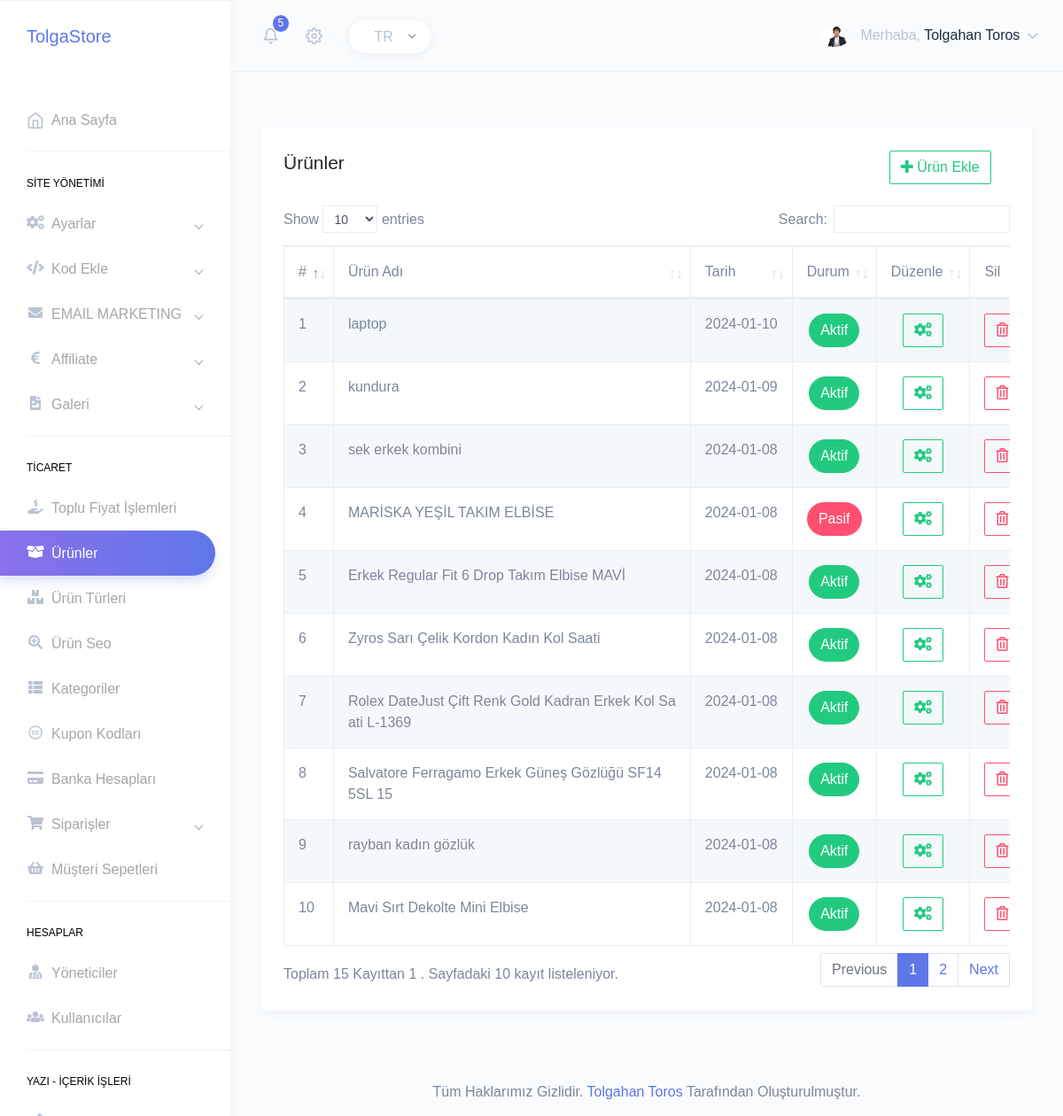
The app's page /src/html_/urunler.php (signed in) with its own data.
### tables this page shows
CREATE TABLE `urun` (
  `urun_id` int(11) NOT NULL,
  `kategori_id` int(11) NOT NULL,
  `varyant_id` int(11) NOT NULL,
  `urun_tur` int(11) NOT NULL,
  `urun_zaman` timestamp NOT NULL DEFAULT current_timestamp(),
  `urun_ad` varchar(400) NOT NULL,
  `urun_seourl` varchar(450) NOT NULL,
  `urun_title` varchar(100) NOT NULL,
  `urun_description` varchar(250) NOT NULL,
  `urun_detay` text NOT NULL,
  `urun_cinsiyet` enum('erkek','kadın','unisex','') NOT NULL,
  `urun_fiyat` int(11) NOT NULL,
  `urun_indirim` tinyint(2) NOT NULL,
  `urun_keyword` varchar(250) NOT NULL,
  `urun_barkod` varchar(250) NOT NULL,
  `urun_file` varchar(500) NOT NULL,
  `urun_stok` varchar(11) DEFAULT '0',
  `urun_durum` enum('0','1') NOT NULL DEFAULT '1',
  `urun_onecikar` enum('0','1') NOT NULL DEFAULT '0'
);

### src/netting/class.crud.php (called while the page is built, shortened)
<?php
class crud{
	public $db;
	private $dbhost=DBHOST;
	private $dbuser=DBUSER;
	private $dbpass=DBPWD;
	private $dbname=DBNAME;
	function __construct(){
		try {
			$this->db=new PDO('mysql:host='.$this->dbhost.';dbname='.$this->dbname.';charset=utf8',$this->dbuser,$this->dbpass);
		} catch (Exception $e) {
			die("Veritabanı Bağlantısı Başarısız: ".$e->getMessage());
		}
	}
public function read($table,$options=[]){
	try {
		if (isset($options['columns_name']) && empty($options['limit'])) {
			$stmt=$this->db->prepare("SELECT * FROM $table ORDER BY {$options['columns_name']} {$options['columns_sort']}");
		}elseif(isset($options['columns_name']) && isset($options['limit'])){
			$stmt=$this->db->prepare("SELECT * FROM $table ORDER BY {$options['columns_name']} {$options['columns_sort']} LIMIT {$options['limit']}");
		}else{
			$stmt=$this->db->prepare("SELECT * FROM $table");
		}
		$stmt->execute();
		return $stmt;
	} catch (Exception $e) {
		return ['status' => FALSE,'error' => $e->getMessage()];
	}
}
}
?>

### src/html_/urunler.php (the view, shortened to what this page needs)
<!DOCTYPE html>
<html dir="ltr" lang="en">
<head>
	<link href="../assets/extra-libs/c3/c3.min.css" rel="stylesheet">
	<link href="../assets/libs/chartist/dist/chartist.min.css" rel="stylesheet">
	<link href="../assets/extra-libs/jvector/jquery-jvectormap-2.0.2.css" rel="stylesheet" />
	<link href="../dist/css/style.min.css" rel="stylesheet">
	<link href="../assets/extra-libs/datatables.net-bs4/css/dataTables.bootstrap4.css" rel="stylesheet">
</head>
<body>
      <div id="main-wrapper" data-theme="light" data-layout="vertical" data-navbarbg="skin6" data-sidebartype="full"
      data-sidebar-position="fixed" data-header-position="fixed" data-boxed-layout="full">
      <?php require_once 'header.php'; ?>
      <?php require_once 'sidebar.php'; ?>
      <div class="page-wrapper">
       <div class="page-breadcrumb">
     </div>
     <div class="container-fluid">
      <div class="row">
       <div class="col-12">
        <div class="card">
         <div class="card-body">
          <div class="d-flex align-items-center mb-4">
           <h3 class="card-title">Ürünler</h3>
           <div style="position: relative;top: 3%;left: 75%;">
            <a  data-toggle="collapse" href="#urunekle"
            aria-expanded="false" aria-controls="urunekle">
            <button type="button" class="btn btn-outline-success"><i
             class="fa fa-plus"></i> Ürün Ekle</button>
           </a>
         </div>
       </div>
<div class="table-responsive">
 <table id="zero_config" class="table table-striped table-bordered no-wrap">
  <thead>
   <tr>
    <th>#</th>
    <th>Ürün Adı</th>
    <th>Tarih</th>
    <th>Durum</th>
    <th>Düzenle</th>
    <th>Sil</th>
  </tr>
</thead>
<tbody>
  <?php
  $urunsor = $db->read("urun",[
    "columns_name" => "urun_zaman",
    "columns_sort" => "DESC"
    ]);
  $say = 0;
  while ($uruncek=$urunsor->fetch(PDO::FETCH_ASSOC)) { $say++; ?>
  <tr>
    <td><?php echo $say; ?></td>
    <td><?php echo substr($uruncek['urun_ad'], 0,50)."<br>".substr($uruncek['urun_ad'], 50) ?></td>
    <td><?php echo substr($uruncek['urun_zaman'],0,10) ?></td>
    <td align="center"><?php
      if ($uruncek['urun_durum']==1) {
       ?>
       <button type="button" class="btn btn-success btn-rounded">Aktif</button>
       <?php
     }else{
       ?>
       <button type="button" class="btn btn-danger btn-rounded">Pasif</button>
       <?php } ?></td>
       <td align="center"><a type="button" class="btn btn-outline-success" href="urunduzenle.php?urun_id=<?php echo $uruncek['urun_id'] ?>" ><i class="fas fa-cogs"></i></a></td>
       <td align="center"><a class="btn btn-outline-danger" href="?urunsil=True&urun_id=<?php echo $uruncek['urun_id']; if($uruncek['urun_file']!='Array'){
        echo "&delete_file=".rand(1000,9999).base64_encode($uruncek['urun_file']);
      }?>">
      <i class="far fa-trash-alt"></i></a>
    </td>
  </tr>
  <?php } ?>
</tbody>
</table>
</div>
</div>
</div>
</div>
</div>
</div>
<?php require_once 'footer.php'; ?>
</div>
</div>
</body>
</html>

### records on screen
urun: urun_ad "laptop", urun_zaman "2024-01-10", urun_durum "Aktif"
urun: urun_ad "kundura", urun_zaman "2024-01-09", urun_durum "Aktif"
urun: urun_ad "sek erkek kombini", urun_zaman "2024-01-08", urun_durum "Aktif"
urun: urun_ad "MARİSKA YEŞİL TAKIM ELBİSE", urun_zaman "2024-01-08", urun_durum "Pasif"
urun: urun_ad "Erkek Regular Fit 6 Drop Takım Elbise MAVİ", urun_zaman "2024-01-08", urun_durum "Aktif"
urun: urun_ad "Zyros Sarı Çelik Kordon Kadın Kol Saati", urun_zaman "2024-01-08", urun_durum "Aktif"
urun: urun_ad "Rolex DateJust Çift Renk Gold Kadran Erkek Kol Sa", urun_ad "ati L-1369", urun_zaman "2024-01-08", urun_durum "Aktif"
urun: urun_ad "Salvatore Ferragamo Erkek Güneş Gözlüğü SF14", urun_ad "5SL 15", urun_zaman "2024-01-08", urun_durum "Aktif"
urun: urun_ad "rayban kadın gözlük", urun_zaman "2024-01-08", urun_durum "Aktif"
urun: urun_ad "Mavi Sırt Dekolte Mini Elbise", urun_zaman "2024-01-08", urun_durum "Aktif"

### other values on screen
$_SESSION['admins']['admins_namesurname'] "Tolgahan Toros"
